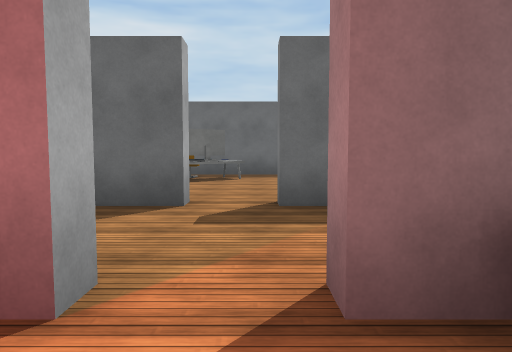
View 1 (above)

24 first-person views from a walk through a Unity game level. The camera is 1.3 m above the floor, tilts 4° down and sees 70° across. The floor is counted in squares, 2 m on a side. Each view is taken from the middle of a square. On the plan, view 1 faces up. The plan holds only what a view shows up to about 11 squares ahead; the rest is blank. The place goes on beyond the plan. The player character is not drawn. Some animated figures are not drawn. Door leaves are left out, so doorways stand open. Some surface patterns are stand-ins.

View 2
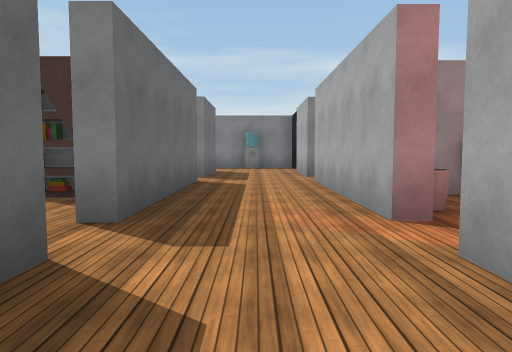

View 3
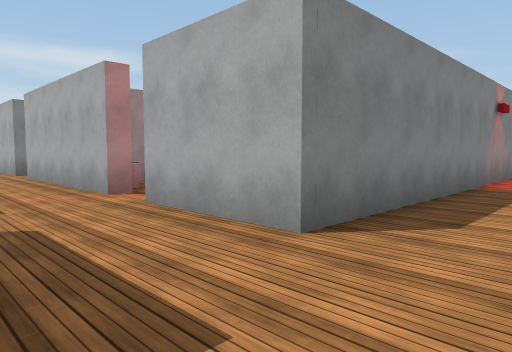

View 4
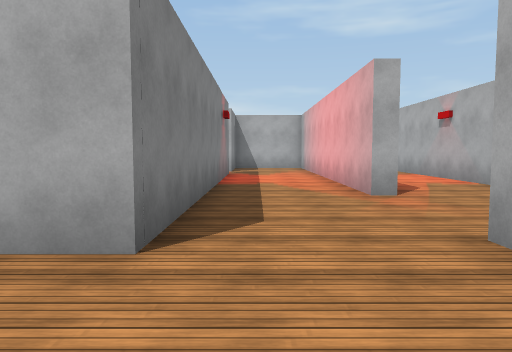

View 5
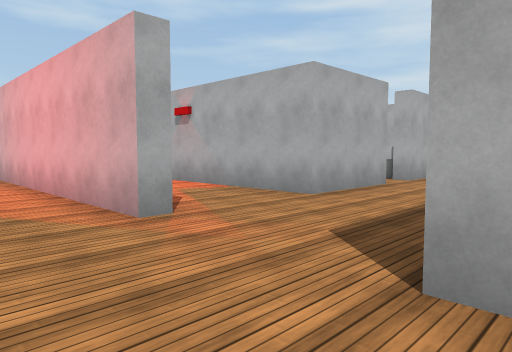

View 6
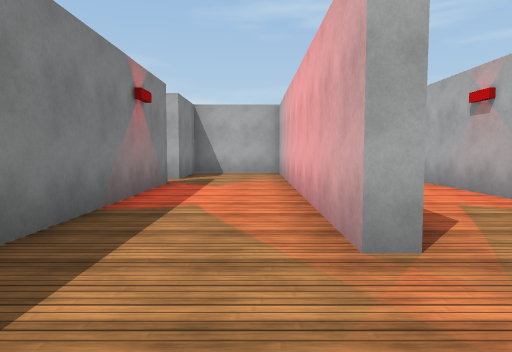

View 7
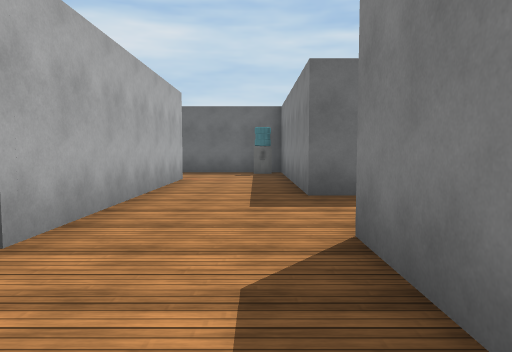

View 8
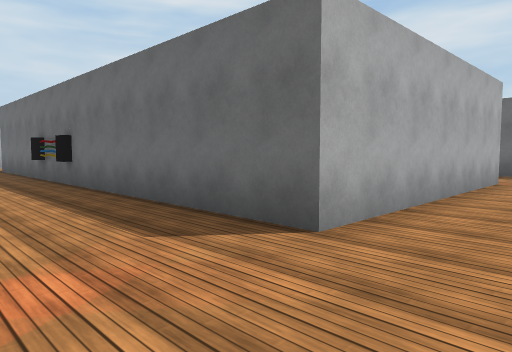

View 9
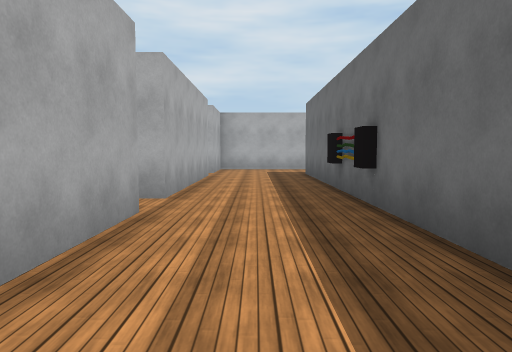

View 10
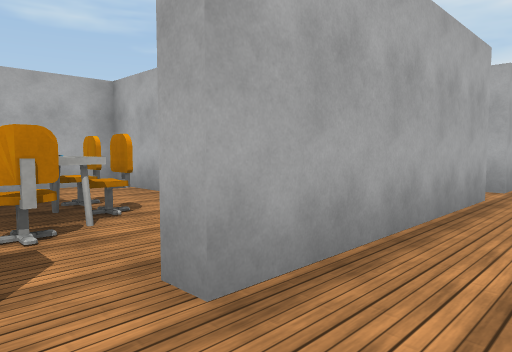

View 11
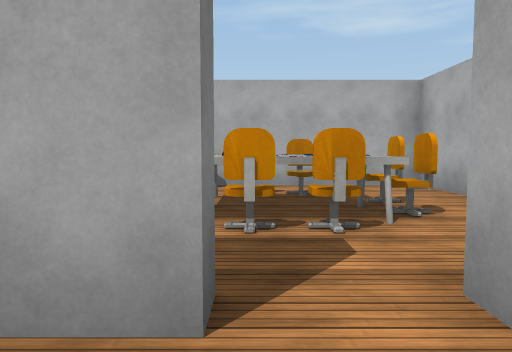

View 12
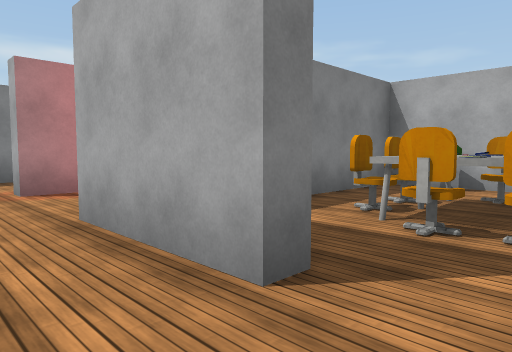

View 13
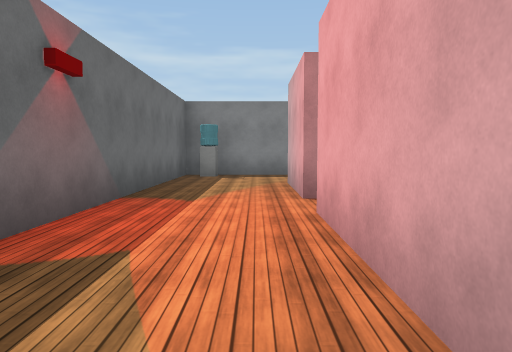

View 14
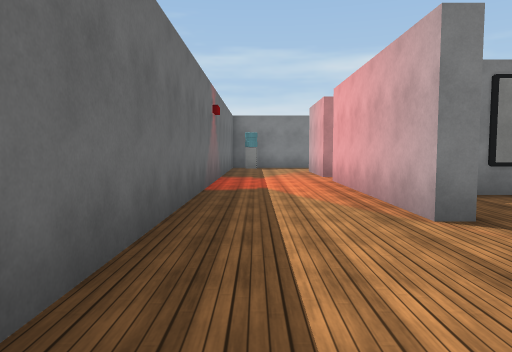

View 15
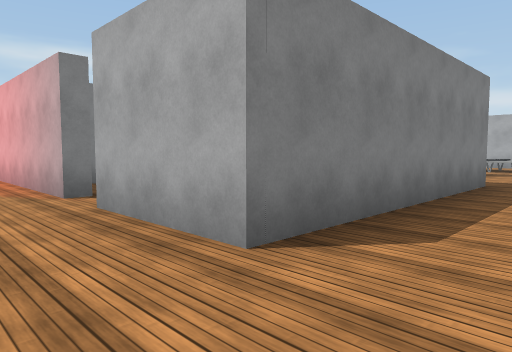

View 16
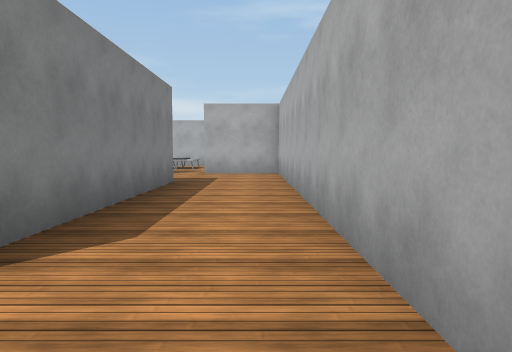

View 17
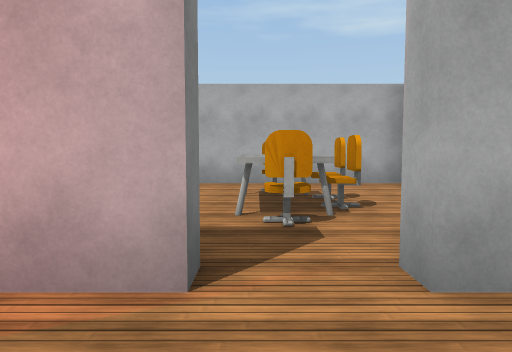

View 18
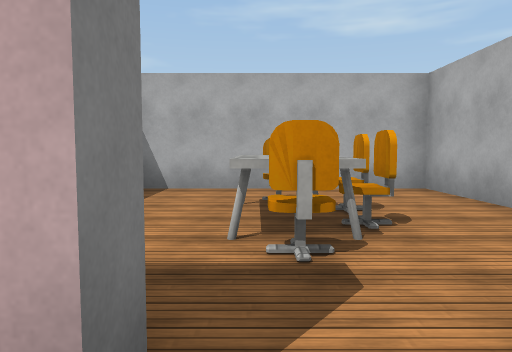

View 19
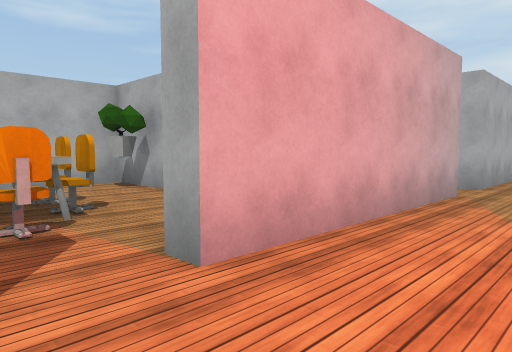

View 20
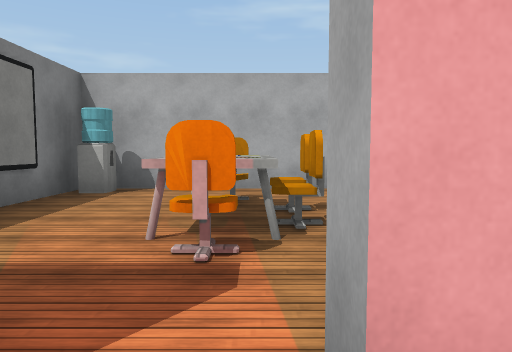

View 21
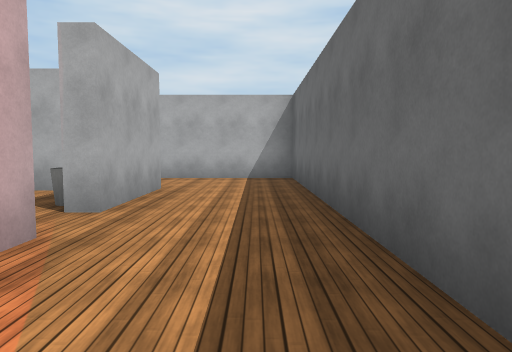

View 22
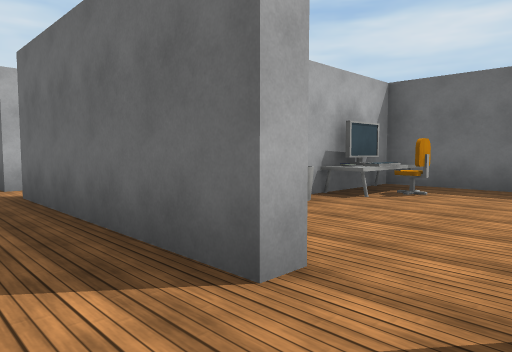

View 23
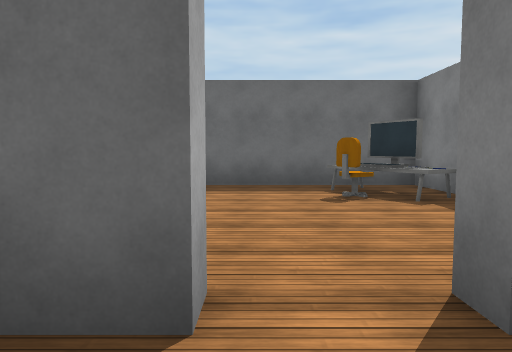

View 24
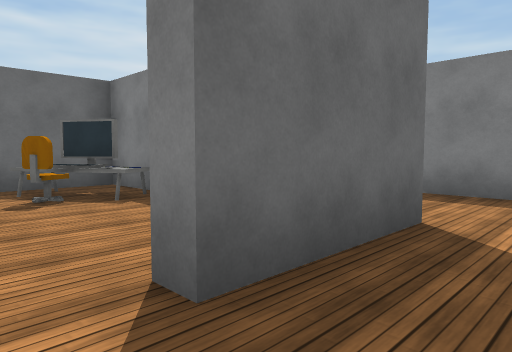

### Floor plan
Ten units are one square. View 1 is at (0, 0); x grows to the right and y downward. Boxes are objects, and circles mark ways between rooms. Rooms are numbered by the first view taken in them; rooms with no view inside come last. Other rooms are left out.
<svg viewBox="-201 -104 286 204">
<path fill="none" stroke="#000" d="M24 1 24 -4M-61 21 -61 12 -57 12 -57 95 -32 95 -32 72M-108 12 -84 12 -84 71M-8 -42 -32 -42 -32 -99 -166 -99M-81 -74 -57 -74 -57 -14 -104 -14M-32 62 -32 -18 -8 -18M-137 -74 -92 -74M-165 12 -119 12M-104 -14 -173 -14M-173 -14 -173 -74 -164 -74M-166 -99 -196 -99 -196 12 -175 12M48 -42 35 -42M34 -18 49 -18M48 -48 48 -42M25 -42 15 -42M6 -99 -18 -99M3 -42 3 -48M59 -42 59 -48M80 -84 80 -99 28 -99M-169 -60 -169 -18 -120 -18M-137 -69 -137 -74M-117 -52 -117 -62M-108 16 -108 12M-140 51 -140 68 -88 68 -88 42M15 -42 3 -42M35 -42 25 -42M3 -18 34 -18M-8 -18 -8 -12"/>
<rect x="5" y="-15" width="10" height="10" fill="#bbb"><title>other object</title></rect>
<rect x="-45" y="-95" width="10" height="10" fill="#bbb"><title>other object</title></rect>
<rect x="-135" y="15" width="10" height="10" fill="#bbb"><title>other object</title></rect>
<rect x="-25" y="-85" width="20" height="10" fill="#bbb"><title>computer</title></rect>
<rect x="-25" y="-95" width="20" height="10" fill="#bbb"><title>other object</title></rect>
<rect x="15" y="-65" width="10" height="20" fill="#bbb"><title>bookshelf</title></rect>
<rect x="15" y="-85" width="10" height="10" fill="#bbb"><title>computer</title></rect>
<rect x="25" y="-75" width="10" height="10" fill="#bbb"><title>other object</title></rect>
<rect x="25" y="-85" width="10" height="10" fill="#bbb"><title>other object</title></rect>
<rect x="35" y="-85" width="10" height="10" fill="#bbb"><title>chair</title></rect>
<rect x="55" y="-85" width="10" height="10" fill="#bbb"><title>chair</title></rect>
<rect x="65" y="-95" width="10" height="20" fill="#bbb"><title>computer</title></rect>
<rect x="-155" y="-45" width="10" height="10" fill="#bbb"><title>chair</title></rect>
<rect x="-155" y="-55" width="10" height="10" fill="#bbb"><title>chair</title></rect>
<rect x="-155" y="-75" width="10" height="10" fill="#bbb"><title>other object</title></rect>
<rect x="-145" y="-35" width="10" height="10" fill="#bbb"><title>chair</title></rect>
<rect x="-145" y="-55" width="10" height="20" fill="#bbb"><title>other object</title></rect>
<rect x="-145" y="-65" width="10" height="10" fill="#bbb"><title>chair</title></rect>
<rect x="-135" y="45" width="10" height="10" fill="#bbb"><title>chair</title></rect>
<rect x="-135" y="35" width="20" height="10" fill="#bbb"><title>chair</title></rect>
<rect x="-125" y="45" width="10" height="10" fill="#bbb"><title>chair</title></rect>
<rect x="-125" y="25" width="10" height="10" fill="#bbb"><title>chair</title></rect>
<rect x="-125" y="15" width="10" height="10" fill="#bbb"><title>other object</title></rect>
<rect x="-115" y="45" width="10" height="20" fill="#bbb"><title>chair</title></rect>
<rect x="-115" y="25" width="10" height="10" fill="#bbb"><title>chair</title></rect>
<rect x="-105" y="55" width="10" height="10" fill="#bbb"><title>other object</title></rect>
<rect x="-105" y="45" width="10" height="10" fill="#bbb"><title>chair</title></rect>
<rect x="-105" y="35" width="10" height="10" fill="#bbb"><title>chair</title></rect>
<rect x="-105" y="25" width="10" height="10" fill="#bbb"><title>other object</title></rect>
<circle cx="-110" cy="0" r="3" fill="#2a7"/>
<circle cx="-115" cy="10" r="3" fill="#2a7"/>
<circle cx="-170" cy="-85" r="3" fill="#2a7"/>
<circle cx="-3" cy="-43" r="3" fill="#2a7"/>
<circle cx="-140" cy="-70" r="3" fill="#2a7"/>
<circle cx="-3" cy="-17" r="3" fill="#2a7"/>
<circle cx="0" cy="-30" r="3" fill="#2a7"/>
<circle cx="-170" cy="0" r="3" fill="#2a7"/>
<circle cx="-170" cy="10" r="3" fill="#2a7"/>
<circle cx="53" cy="-43" r="3" fill="#2a7"/>
<circle cx="30" cy="-25" r="3" fill="#2a7"/>
<circle cx="20" cy="-45" r="3" fill="#2a7"/>
<text x="0" y="10">1</text>
<text x="-60" y="-10">2</text>
<text x="-140" y="0">3</text>
<text x="-180" y="-40">4</text>
<text x="50" y="-30">5</text>
<text x="30" y="-70">6</text>
<text x="-150" y="-50">7</text>
<text x="-110" y="40">8</text>
<text x="20" y="-30">9</text>
</svg>
Room 2 opens to room 3. Room 2 opens to room 4. Room 2 opens to room 6. Room 2 opens to room 7. Room 2 opens to room 9. Room 3 opens to room 4. Room 5 opens to room 6. Room 5 opens to room 9. Room 6 opens to room 9.

Where each view was taken, in squares from view 1:
view 1: 0 up, 0 right, facing up
view 2: 3 up, 3 left, facing right
view 3: 4 up, 5 left, facing down-right
view 4: 4 up, 4 left, facing down
view 5: 2 up, 4 left, facing down-left
view 6: 1 up, 5 left, facing down
view 7: 1 down, 4 left, facing up
view 8: 1 down, 4 left, facing up-left
view 9: 0 up, 7 left, facing left
view 10: 0 up, 11 left, facing down-left
view 11: 0 up, 11 left, facing down
view 12: 0 up, 12 left, facing down-right
view 13: 8 up, 13 left, facing right
view 14: 9 up, 17 left, facing right
view 15: 9 up, 19 left, facing down-right
view 16: 9 up, 19 left, facing down
view 17: 9 up, 14 left, facing down
view 18: 8 up, 14 left, facing down
view 19: 9 up, 8 left, facing down-left
view 20: 8 up, 9 left, facing down
view 21: 9 up, 11 left, facing left
view 22: 3 up, 6 right, facing up-left
view 23: 3 up, 5 right, facing up
view 24: 3 up, 5 right, facing up-right
